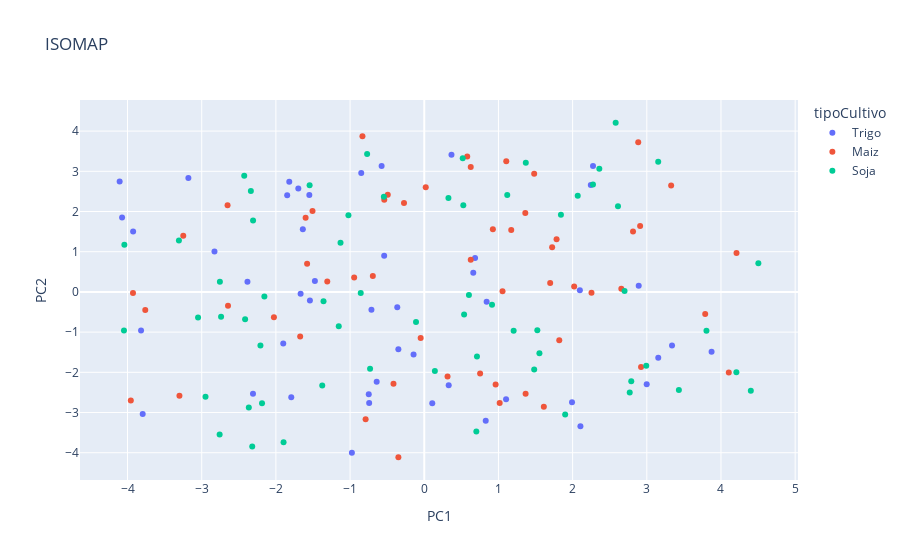

Notebook source saved alongside this figure:
### Code cell
fig_isomap_2d = px.scatter(df_isomap, x='PC1', y='PC2', color='tipoCultivo',
                    labels = {'color':'tipoCultivo', 0:'PC1',1:'PC2'},
                    title='ISOMAP')
fig_isomap_2d.show()
